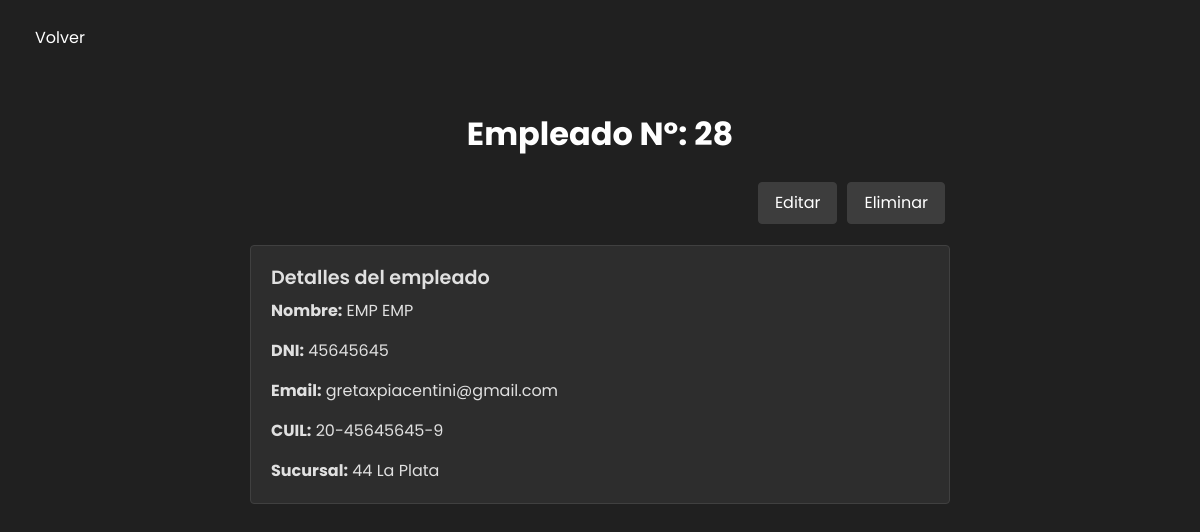
Screenshot of /detalle-empleado/28/ with the database file from the repository.
### vista_usuario/models.py (models this page shows)
class User(AbstractUser):
    email = models.EmailField(blank=True,default="")
    dni = models.CharField(max_length=8)
    fecha_nacimiento = models.DateField()
    cuil = models.CharField(max_length=13,default="")
    sucursal = models.ForeignKey(Sucursal, on_delete=models.SET_NULL,default="", null=True)

### vista_administrador/models.py (models this page shows)
class Sucursal(models.Model):
    nombre = models.CharField(max_length=100)
    direccion = models.CharField(max_length=100)

### vista_administrador/views.py (the view)
# urls.py: path('detalle-empleado/<str:empleado_id>/',admin_view.detalle_empleado,name='detalle-empleado'),
def detalle_empleado(request,empleado_id):
    a_ver = User.objects.get(id=empleado_id)
    return render(request,os.path.join(TEMPLATE_DIR,'detalle_empleado.html'),{'empleado' : a_ver})

### vista_usuario/middelwares/middelware.py (called while the page is built)
    def __call__(self, request):
        response = self.get_response(request)
        if request.path == reverse('cerrar_sesion') and request.user.is_authenticated:
            return redirect('inicio')  # Redirige a la página de inicio después de cerrar sesión
        return response

### templates/vista_administrador/detalle_empleado.html (shortened to what this page needs)
<!DOCTYPE html>
<html lang="es">
<head>
    <link href="https://stackpath.bootstrapcdn.com/bootstrap/4.5.2/css/bootstrap.min.css" rel="stylesheet">
    <link href="https://cdn.jsdelivr.net/npm/bootstrap-icons@1.10.3/font/bootstrap-icons.css" rel="stylesheet">
    <link href='https://unpkg.com/boxicons@2.1.4/css/boxicons.min.css' rel='stylesheet'>
    {% load static %}
    <link rel="stylesheet" type="text/css" href="{% static 'css/ver_sucursales.css' %}">
</head>
<body>
    <div class="custom-container">
        <button id="BotonVolver" class="btn btn-secondary">
          <a href="{% url 'ver-empleados' %}">
            <i class='bx bx-chevron-left'>
              <span>Volver</span>
            </i>
          </a>
        </button>
    </div>
    <div class="container">
        <div class="mb-3 text-center">
            <h1>Empleado Nº: {{ empleado.id }}</h1>
        </div>
        <div class="d-flex justify-content-end mb-3">
            <a href="" class="btn btn-primary me-2">
                 Editar
            </a>
            <button class="btn btn-danger" onclick="confirmarEliminacionEmpleado('{{ empleado.id }}')">
                 Eliminar
            </button>
        </div>
        <div class="card mb-4">
            <div class="card-body">
                <h5 class="card-title">Detalles del empleado</h5>
                <p class="card-text"><strong>Nombre:</strong> {{ empleado.first_name}} {{empleado.last_name }}</p>
                <p class="card-text"><strong>DNI:</strong> {{ empleado.dni }}</p>
                <p class="card-text"><strong> Email:</strong> {{ empleado.email }}</p>
                <p class="card-text"><strong>CUIL:</strong> {{ empleado.cuil }}</p>
                <p class="card-text"><strong> Sucursal:</strong> {{ empleado.sucursal.id }} {{empleado.sucursal.nombre}}</p>
            </div>
        </div>
</body>
</html>

### ferreplus/static/css/ver_sucursales.css (style rules this page uses)
* { font-family: "Poppins", sans-serif; font-weight: 400; font-style: normal; box-sizing: border-box; }
body { min-height: 100%; background-color: #202020; color: #ffffff; }
.container { max-width: 800px; margin: 0 auto; padding: 50px; }
h1 { font-size: 2rem; font-weight: 700; margin-bottom: 20px; }
.btn { background-color: #3d3d3d; border-color: #3d3d3d; color: #ffffff; transition: background-color 0.3s ease; padding: 8px 16px; border-radius: 4px; margin: 5px; }
.card { background-color: #2d2d2d; border-color: #404040; color: #e0e0e0; margin-bottom: 20px; }
.card-title { font-size: 1.2rem; font-weight: 600; margin-bottom: 10px; }
.custom-container { margin-top: 10px; margin-left: 20px; }
.custom-container button { background-color: transparent; color: #ffffff; border: none; padding: 10px; border-radius: 8px; cursor: pointer; text-decoration: none; }
.custom-container button a { color: inherit; text-decoration: none; }
.custom-container button i { vertical-align: middle; margin-right: 5px; }
.custom-container button span { vertical-align: top; }

### rows the page displays
User: id "28", first_name "EMP", last_name "EMP", dni "45645645", email "gretaxpiacentini@gmail.com", cuil "20-45645645-9", sucursal.id "44", sucursal.nombre "La Plata"
